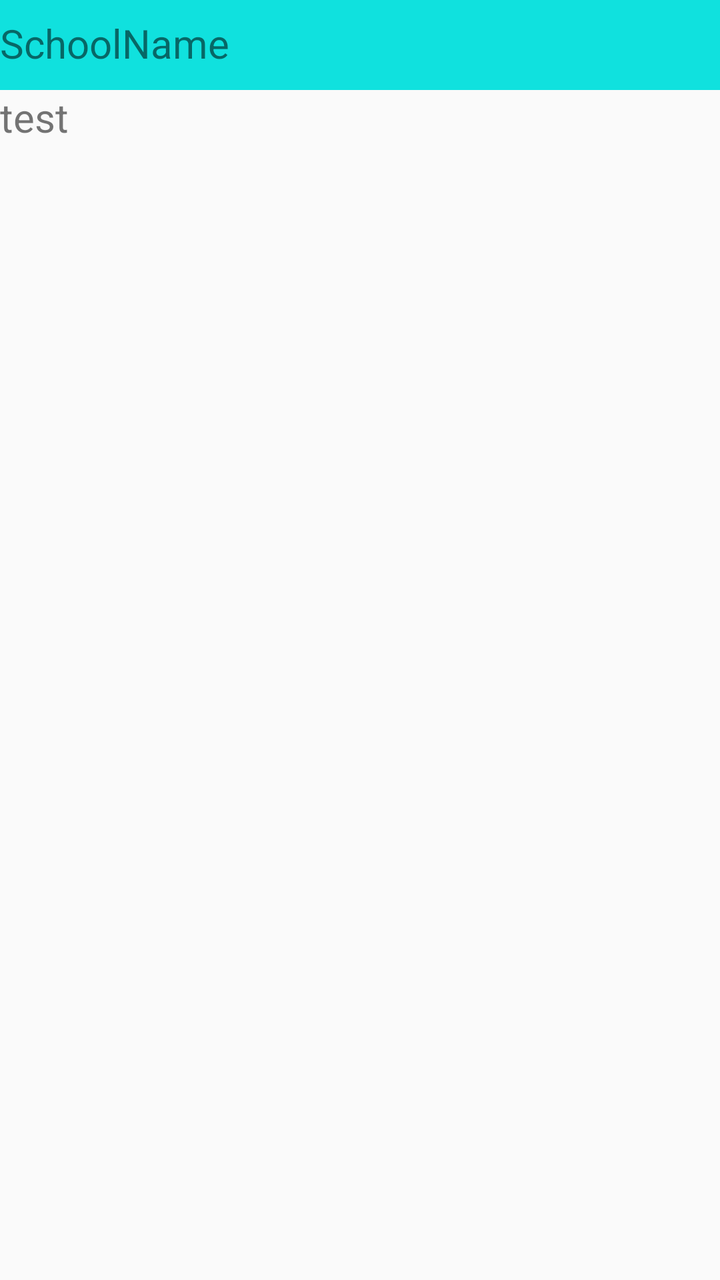
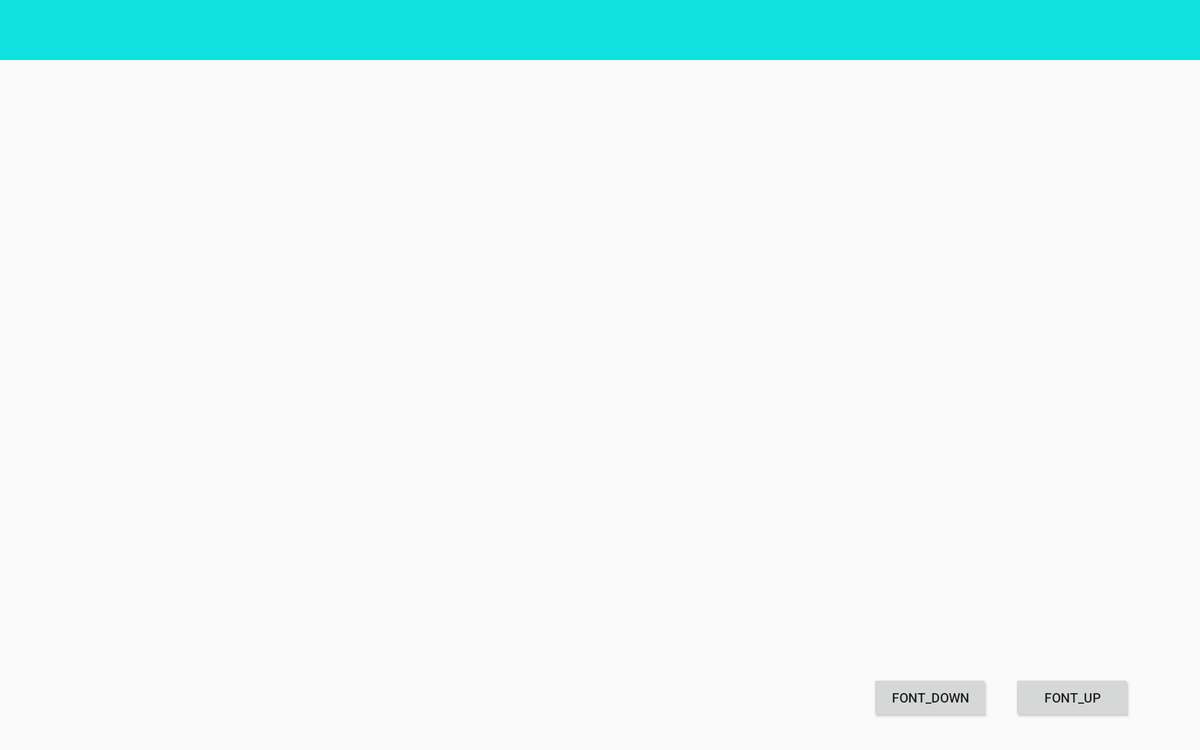

The same Android screen from two of the app's own layout files: first res/layout/ as a phone draws it, then the author's variant for another configuration, drawn on a device whose configuration selects that folder. Both files follow.
<!-- AndroidManifest.xml: application theme AppTheme -->
<!-- res/layout/activity_student.xml -->
<?xml version="1.0" encoding="utf-8"?>
<android.support.constraint.ConstraintLayout xmlns:android="http://schemas.android.com/apk/res/android"
    xmlns:app="http://schemas.android.com/apk/res-auto"
    xmlns:tools="http://schemas.android.com/tools"
    android:layout_width="match_parent"
    android:layout_height="match_parent"
    tools:context="com.ghostwriter.ghostwriter.StudentActivity">


    <RelativeLayout

        android:layout_width="1264dp"
        android:layout_height="711dp"
        tools:layout_editor_absoluteX="8dp"
        tools:layout_editor_absoluteY="8dp">

        <ImageView
            android:id="@+id/imageView"
            android:layout_width="match_parent"
            android:layout_height="45dp"
            android:layout_alignParentLeft="true"
            android:layout_alignParentStart="true"
            android:layout_alignParentTop="true"
            app:srcCompat="@color/colorPrimary" />

        <Button
            android:id="@+id/font_down"
            android:layout_width="125dp"
            android:layout_height="wrap_content"
            android:layout_alignParentBottom="true"
            android:layout_toLeftOf="@+id/font_up"
            android:layout_toStartOf="@+id/font_up"
            android:text="font_down"
            tools:layout_editor_absoluteX="342dp"
            tools:layout_editor_absoluteY="303dp" />

        <Button
            android:id="@+id/font_up"
            android:layout_width="125dp"
            android:layout_height="wrap_content"
            android:layout_alignParentBottom="true"
            android:layout_alignParentEnd="true"
            android:layout_alignParentRight="true"
            android:text="font_up"
            tools:layout_editor_absoluteX="459dp"
            tools:layout_editor_absoluteY="303dp" />

        <ScrollView
            android:id="@+id/scrollView2"
            android:layout_width="match_parent"
            android:layout_height="300dp"
            android:layout_above="@+id/font_down"
            android:layout_alignParentLeft="true"
            android:layout_alignParentStart="true"
            android:layout_below="@+id/imageView">

            <LinearLayout
                android:layout_width="match_parent"
                android:layout_height="wrap_content"
                android:orientation="vertical">

                <TextView
                    android:id="@+id/textView"
                    android:layout_width="match_parent"
                    android:layout_height="match_parent"
                    android:layout_alignParentLeft="true"
                    android:layout_alignParentStart="true"
                    android:layout_alignParentTop="true"
                    android:text="test"
                    android:textSize="20sp"
                    tools:layout_editor_absoluteX="16dp"
                    tools:layout_editor_absoluteY="16dp" />

            </LinearLayout>
        </ScrollView>

        <TextView
            android:id="@+id/SchoolName"
            android:layout_width="wrap_content"
            android:layout_height="wrap_content"
            android:layout_above="@+id/scrollView2"
            android:layout_alignParentLeft="true"
            android:layout_alignParentStart="true"
            android:layout_marginBottom="10dp"
            android:text="SchoolName"
            android:textSize="20sp" />

        <TextView
            android:id="@+id/StudentName"
            android:layout_width="wrap_content"
            android:layout_height="wrap_content"
            android:layout_alignBaseline="@+id/SchoolName"
            android:layout_alignBottom="@+id/SchoolName"
            android:layout_alignParentEnd="true"
            android:layout_alignParentRight="true"
            android:text="StudentName"
            android:textSize="20sp" />


    </RelativeLayout>

</android.support.constraint.ConstraintLayout>
<!-- resources referenced by this layout -->
<resources>
  <color name="colorPrimary">#10e1de</color>
  <style name="AppTheme" parent="Theme.AppCompat.Light.DarkActionBar">
          
          <item name="colorPrimary">@color/colorPrimary</item>
          <item name="colorPrimaryDark">@color/colorPrimaryDark</item>
          <item name="colorAccent">@color/colorAccent</item>
  
          <item name="windowActionBar">false</item>// 상단바 제거
          <item name="windowNoTitle">true</item>
      </style>
  <color name="colorPrimaryDark">#20000000</color>
  <color name="colorAccent">#FF4081</color>
</resources>
<!-- res/layout-xlarge-land/activity_student.xml (the author's variant of the layout above) -->
<!-- drawn on a large tablet held sideways -->
<?xml version="1.0" encoding="utf-8"?>
<android.support.constraint.ConstraintLayout xmlns:android="http://schemas.android.com/apk/res/android"
    xmlns:app="http://schemas.android.com/apk/res-auto"
    xmlns:tools="http://schemas.android.com/tools"
    android:layout_width="match_parent"
    android:layout_height="match_parent"
    tools:context="com.ghostwriter.ghostwriter.StudentActivity">


    <android.support.v7.widget.Toolbar
        android:id="@+id/toolbar"
        android:layout_width="1300dp"
        android:layout_height="64dp"
        android:layout_alignParentStart="true"
        android:layout_alignParentTop="true"
        android:background="?attr/colorPrimary"
        android:minHeight="?attr/actionBarSize"
        android:theme="?attr/actionBarTheme"
        tools:layout_editor_absoluteX="8dp"
        tools:layout_editor_absoluteY="8dp" />

    <RelativeLayout

        android:layout_width="1273dp"
        android:layout_height="696dp"
        android:layout_marginTop="8dp"
        app:layout_constraintTop_toBottomOf="@+id/toolbar"
        tools:layout_editor_absoluteX="8dp">

        <Button
            android:id="@+id/font_down"
            android:layout_width="125dp"
            android:layout_height="wrap_content"
            android:text="font_down"
            tools:layout_editor_absoluteX="342dp"
            tools:layout_editor_absoluteY="303dp"
            android:layout_marginEnd="26dp"
            android:layout_alignParentBottom="true"
            android:layout_toStartOf="@+id/font_up" />

        <Button
            android:id="@+id/font_up"
            android:layout_width="125dp"
            android:layout_height="wrap_content"
            android:text="font_up"
            tools:layout_editor_absoluteX="459dp"
            tools:layout_editor_absoluteY="303dp"
            android:layout_alignParentBottom="true"
            android:layout_alignParentEnd="true"
            android:layout_marginEnd="67dp" />

        <ScrollView
            android:id="@+id/scrollView"
            android:layout_width="match_parent"
            android:layout_height="300dp"
            android:layout_above="@+id/font_down"
            android:layout_alignParentLeft="true"
            android:layout_alignParentStart="true"
            android:layout_alignParentTop="true">

            <LinearLayout
                android:layout_width="match_parent"
                android:layout_height="wrap_content"
                android:orientation="vertical">

                <TextView
                    android:id="@+id/show"
                    android:layout_width="match_parent"
                    android:layout_height="match_parent"
                    android:layout_alignParentStart="true"
                    android:layout_alignParentTop="true"
                    android:textSize="20sp"
                    tools:layout_editor_absoluteX="16dp"
                    tools:layout_editor_absoluteY="16dp" />
            </LinearLayout>
        </ScrollView>


    </RelativeLayout>

</android.support.constraint.ConstraintLayout>
<!-- resources referenced by the variant -->
<!-- as a large tablet held sideways resolves them -->
<resources>
  <style name="AppTheme" parent="Theme.AppCompat.Light.DarkActionBar">
          
          <item name="colorPrimary">@color/colorPrimary</item>
          <item name="colorPrimaryDark">@color/colorPrimaryDark</item>
          <item name="colorAccent">@color/colorAccent</item>
  
          <item name="windowActionBar">false</item>// 상단바 제거
          <item name="windowNoTitle">true</item>
      </style>
  <color name="colorPrimary">#10e1de</color>
  <color name="colorPrimaryDark">#20000000</color>
  <color name="colorAccent">#FF4081</color>
</resources>
